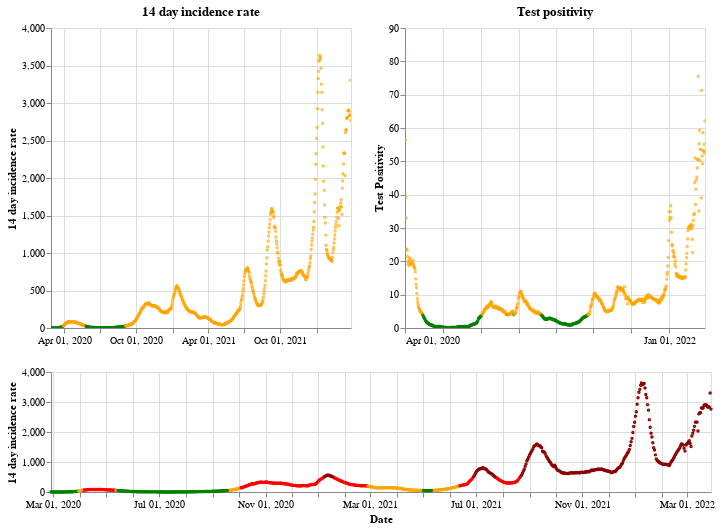

The code cell stored with this chart in its notebook:
### Markdown cell above
## Scotland

### Code cell
plot_traffic_light('Scotland')

### Figure 1 — Vega-Lite specification as saved in the notebook (floating-point values rounded to 4 significant figures; data arrays with more than 128 entries replaced by an {"elided": "..."} marker saying what was removed)
{"config": {"view": {"continuousWidth": 400, "continuousHeight": 300}}, "vconcat": [{"hconcat": [{"mark": {"type": "point", "size": 2}, "encoding": {"color": {"condition": {"value": "green", "test": "(datum.twoWeeklyCasesRate <= 25)"}, "value": "orange"}, "tooltip": [{"type": "nominal", "field": "areaName"}, {"type": "temporal", "field": "date"}, {"type": "quantitative", "field": "twoWeeklyCasesRate"}, {"type": "quantitative", "field": "testPositivity"}], "x": {"type": "temporal", "axis": {"title": ""}, "field": "date", "scale": {"domain": {"selection": "DateBrush"}}, "timeUnit": "yearmonthdate"}, "y": {"type": "quantitative", "axis": {"title": "14 day incidence rate"}, "field": "twoWeeklyCasesRate"}}, "title": "14 day incidence rate", "width": 300}, {"mark": {"type": "point", "size": 2}, "encoding": {"color": {"condition": {"value": "green", "test": "(datum.testPositivity <= 4)"}, "value": "orange"}, "tooltip": [{"type": "nominal", "field": "areaName"}, {"type": "temporal", "field": "date"}, {"type": "quantitative", "field": "twoWeeklyCasesRate"}, {"type": "quantitative", "field": "testPositivity"}], "x": {"type": "temporal", "axis": {"title": ""}, "field": "date", "scale": {"domain": {"selection": "DateBrush"}}, "timeUnit": "yearmonthdate"}, "y": {"type": "quantitative", "axis": {"title": "Test Positivity"}, "field": "testPositivity"}}, "title": "Test positivity", "width": 300}]}, {"layer": [{"mark": {"type": "point", "size": 2}, "encoding": {"color": {"condition": {"value": "orange", "test": "(((datum.testPositivity < 4) && (datum.twoWeeklyCasesRate >= 50)) && (datum.twoWeeklyCasesRate < 200))"}, "value": "red"}, "opacity": {"condition": {"value": 1, "test": "((datum.twoWeeklyCasesRate >= 50) && (datum.twoWeeklyCasesRate < 500))"}, "value": 0}, "tooltip": [{"type": "nominal", "field": "areaName"}, {"type": "temporal", "field": "date"}, {"type": "quantitative", "field": "twoWeeklyCasesRate"}, {"type": "quantitative", "field": "testPositivity"}], "x": {"type": "temporal", "axis": {"title": "Date"}, "field": "date", "timeUnit": "yearmonthdate"}, "y": {"type": "quantitative", "axis": {"title": "14 day incidence rate"}, "field": "twoWeeklyCasesRate"}}, "selection": {"DateBrush": {"type": "interval", "encodings": ["x"], "fields": ["Time"]}}}, {"mark": {"type": "point", "size": 2}, "encoding": {"color": {"value": "darkred"}, "opacity": {"condition": {"value": 1, "test": "(datum.twoWeeklyCasesRate >= 500)"}, "value": 0}, "tooltip": [{"type": "nominal", "field": "areaName"}, {"type": "temporal", "field": "date"}, {"type": "quantitative", "field": "twoWeeklyCasesRate"}, {"type": "quantitative", "field": "testPositivity"}], "x": {"type": "temporal", "axis": {"title": "Date"}, "field": "date", "timeUnit": "yearmonthdate"}, "y": {"type": "quantitative", "axis": {"title": "14 day incidence rate"}, "field": "twoWeeklyCasesRate"}}}, {"mark": {"type": "point", "size": 2}, "encoding": {"color": {"condition": {"value": "green", "test": "((datum.testPositivity < 4) && (datum.twoWeeklyCasesRate < 50))"}, "value": "orange"}, "opacity": {"condition": {"value": 1, "test": "(datum.twoWeeklyCasesRate < 50)"}, "value": 0}, "tooltip": [{"type": "nominal", "field": "areaName"}, {"type": "temporal", "field": "date"}, {"type": "quantitative", "field": "twoWeeklyCasesRate"}, {"type": "quantitative", "field": "testPositivity"}], "x": {"type": "temporal", "axis": {"title": "Date"}, "field": "date", "timeUnit": "yearmonthdate"}, "y": {"type": "quantitative", "axis": {"title": "14 day incidence rate"}, "field": "twoWeeklyCasesRate"}}}], "height": 120, "width": 660}], "data": {"name": "data-379cc8fbd3f7aae04cce9a79e9d21d4a"}, "$schema": "https://vega.github.io/schema/vega-lite/v4.8.1.json", "datasets": {"data-379cc8fbd3f7aae04cce9a79e9d21d4a": {"elided": "761 records"}}}
